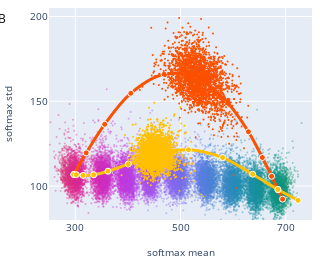

Write notebook code for a chart like this one.
### Code cell
# now also calculate mean and std (Plotly, all go.Scatter; no colorbar/legend)

base_dir = LOGITS_DIR / DATASETS[0]
base_file = sorted(base_dir.glob("logits_batch*.pt"))[0]
base_payload = torch.load(base_file, map_location="cpu")
token_labels_base = base_payload.get("token_strings") or base_payload.get("token_labels")

# Build numeric index mapping once
labels = list(token_labels_base)
numeric_pairs = [(i, int(lbl)) for i, lbl in enumerate(labels) if lbl.isdigit()]
if not numeric_pairs:
    raise ValueError("No numeric tokens found in token_labels_base.")
numeric_pairs.sort(key=lambda t: t[1])
num_indices = np.array([i for i, _ in numeric_pairs], dtype=int)
num_values = np.array([val for _, val in numeric_pairs], dtype=float)

def mean_std_over_numeric(probs: np.ndarray):
    p = probs[num_indices]
    s = p.sum()
    if s == 0:
        return np.nan, np.nan
    p = p / s
    mean = (p * num_values).sum()
    diff = num_values - mean
    var = (p * diff * diff).sum()
    return mean, np.sqrt(var)

# Compute (mean, std) for every row (use the same subsample as the InPCA plot)
means, stds = [], []
for row in probabilities_all_subset:
    m, s = mean_std_over_numeric(row)
    means.append(m); stds.append(s)

means = np.array(means)
stds = np.array(stds)

# Scatter only base datasets (drop steered dots), color by mean with continuous scale
base_mask = (labels_with_steer != label_map.get("vec", "vec")) & (
    labels_with_steer != label_map.get("spline", "spline")
)
scatter_labels = labels_with_steer[base_mask]

fig = px.scatter(
    x=means[base_mask],
    y=stds[base_mask],
    color=means[base_mask],                 # color by pointwise mean
    color_continuous_scale="Phase",
    range_color=(100, 900),
    opacity=0.4,
    labels={"x": "mean", "y": "std", "color": "mean"},
    # title="Mean/Std plane over numeric tokens",
    hover_data={"label": scatter_labels},
    render_mode="svg",                      # force go.Scatter (non-WebGL)
)
fig.update_traces(marker=dict(size=2))

# Alpha-wise centroids for steered logits and trajectories
steer_mask = ~np.isnan(alphas_all_subset)
traj_points = []
for tag in ["vec", "spline"]:
    tag_mask = steer_mask & (labels_raw_subset == tag)
    if not tag_mask.any():
        continue
    for alpha in np.unique(alphas_all_subset[tag_mask]):
        alpha_mask = tag_mask & np.isclose(alphas_all_subset, alpha)
        traj_points.append({
            "tag": tag,
            "alpha": alpha,
            "mean": float(np.mean(means[alpha_mask])),
            "std": float(np.mean(stds[alpha_mask])),
        })

traj_colors = {
    "vec": "#fa5102",       # orange
    "spline": "#ffc004",    # blue
}

for tag in ["vec", "spline"]:
    pts = sorted([p for p in traj_points if p["tag"] == tag], key=lambda x: x["alpha"])
    if not pts:
        continue
    name = f"{label_map.get(tag, tag)} trajectory"
    fig.add_trace(go.Scatter(
        x=[p["mean"] for p in pts],
        y=[p["std"] for p in pts],
        mode="lines+markers",
        name=name,
        line=dict(shape="spline", width=3, color=traj_colors.get(tag)),
        marker=dict(size=6, line=dict(width=1, color="white")),
        customdata=np.array([[p["alpha"]] for p in pts]),
        hovertemplate="alpha=%{customdata[0]:.1f}<br>mean=%{x:.3f}<br>std=%{y:.3f}<extra></extra>",
    ))

# Highlights: alpha=0.5 vector (yellow) and alpha=0.6 spline (light green)
highlight_vec_name = f"{label_map.get('vec', 'vec')} alpha=0.5"
highlight_spline_name = f"{label_map.get('spline', 'spline')} alpha=0.6"

highlight_vec_mask = (labels_raw_subset == "vec") & np.isclose(alphas_all_subset, 0.5)
if highlight_vec_mask.any():
    fig.add_trace(go.Scatter(
        x=means[highlight_vec_mask],
        y=stds[highlight_vec_mask],
        mode="markers",
        name=highlight_vec_name,
        marker=dict(size=2, color="#fa5102"),
        opacity=1.0,
    ))

highlight_spline_mask = (labels_raw_subset == "spline") & np.isclose(alphas_all_subset, 0.6)
if highlight_spline_mask.any():
    fig.add_trace(go.Scatter(
        x=means[highlight_spline_mask],
        y=stds[highlight_spline_mask],
        mode="markers",
        name=highlight_spline_name,
        marker=dict(size=2, color="#ffc004"),
        opacity=1.0,
    ))

# Draw order: base cloud first, then trajectories, then highlights
traj_names = {
    f"{label_map.get('vec', 'vec')} trajectory",
    f"{label_map.get('spline', 'spline')} trajectory",
}
traces = list(fig.data)
traj_traces = [t for t in traces if t.name in traj_names]
highlight_traces = [t for t in traces if t.name in {highlight_vec_name, highlight_spline_name}]
base_traces = [t for t in traces if t not in traj_traces and t not in highlight_traces]
fig.data = tuple(base_traces + traj_traces + highlight_traces)

fig.update_xaxes(range=[250, 750], tickvals=[300, 500, 700], ticktext=["300", "500", "700"], tickfont=dict(size=10))
fig.update_yaxes(range=[80, 205], tickvals=[100, 150, 200], ticktext=["100", "150", "200"], tickfont=dict(size=10))
# top subplot
fig.update_xaxes(title_text="softmax mean", title_font=dict(size=10))
fig.update_yaxes(title_text="softmax std", title_font=dict(size=10))

# Styling: hide colorbar and legends; set target size (≈7.7 cm x 10 cm)
fig.update_coloraxes(showscale=False)
# fig.update_layout(
#     showlegend=False,
#     width=290, height=300,   # ~7.7 cm x ~10 cm at 96 dpi
#     margin=dict(l=2, r=5, t=2, b=2),
# )
DPI = 96
PX_PER_CM = DPI / 2.54  # ~37.795

def cm_to_px(cm): 
    return cm * PX_PER_CM

fig.update_layout(
    showlegend=False,
    width=cm_to_px(7.7),
    height=cm_to_px(7.0),
    margin=dict(
        l=cm_to_px(0.2),
        r=cm_to_px(0.2),
        t=cm_to_px(0.2),
        b=cm_to_px(0.2),
    ),
)

fig.add_annotation(
    x=-0.2, y=1.0,
    xref="paper", yref="paper",
    text="B",
    showarrow=False,
    font=dict(size=12, color="black"),
    align="left",
)


fig.show()

### Figure 1 — Plotly figure (JSON) as saved in the notebook; plotly's stock layout.template omitted (floating-point values rounded to 4 significant figures; data arrays with more than 128 entries replaced by an {"elided": "..."} marker saying what was removed)
{"data": [{"customdata": {"elided": "21760x1 str values"}, "hovertemplate": "mean=%{marker.color}<br>std=%{y}<br>label=%{customdata[0]}<extra></extra>", "legendgroup": "", "marker": {"color": {"elided": "21760 float values"}, "coloraxis": "coloraxis", "opacity": 0.4, "size": 2, "symbol": "circle"}, "mode": "markers", "name": "", "orientation": "v", "showlegend": false, "type": "scatter", "x": {"elided": "21760 float values"}, "xaxis": "x", "y": {"elided": "21760 float values"}, "yaxis": "y"}, {"customdata": [[0.0], [0.1], [0.2], [0.3], [0.4], [0.5], [0.6], [0.7], [0.8], [0.9], [1.0], [1.1]], "hovertemplate": "alpha=%{customdata[0]:.1f}<br>mean=%{x:.3f}<br>std=%{y:.3f}<extra></extra>", "line": {"color": "#fa5102", "shape": "spline", "width": 3}, "marker": {"line": {"color": "white", "width": 1}, "size": 6}, "mode": "lines+markers", "name": "steering along vector trajectory", "type": "scatter", "x": [297.2, 320.7, 355.9, 405.5, 468.9, 534.2, 590.2, 629.1, 655.6, 673.2, 685.4, 694.0], "y": [106.9, 119.6, 136.4, 154.7, 165.9, 163.2, 148.8, 132.0, 116.9, 105.8, 97.82, 92.28]}, {"customdata": [[0.0], [0.1], [0.2], [0.3], [0.4], [0.5], [0.6], [0.7], [0.8], [0.9], [1.0], [1.1]], "hovertemplate": "alpha=%{customdata[0]:.1f}<br>mean=%{x:.3f}<br>std=%{y:.3f}<extra></extra>", "line": {"color": "#ffc004", "shape": "spline", "width": 3}, "marker": {"line": {"color": "white", "width": 1}, "size": 6}, "mode": "lines+markers", "name": "steering along manifold trajectory", "type": "scatter", "x": [297.3, 301.9, 314.7, 335.0, 362.1, 400.8, 452.4, 515.2, 580.0, 637.3, 685.1, 723.6], "y": [106.8, 106.8, 106.3, 106.7, 108.8, 113.1, 119.1, 121.4, 116.8, 107.0, 98.0, 91.61]}, {"marker": {"color": "#fa5102", "size": 2}, "mode": "markers", "name": "steering along vector alpha=0.5", "opacity": 1, "type": "scatter", "x": {"elided": "2396 float values"}, "y": {"elided": "2396 float values"}}, {"marker": {"color": "#ffc004", "size": 2}, "mode": "markers", "name": "steering along manifold alpha=0.6", "opacity": 1, "type": "scatter", "x": {"elided": "2431 float values"}, "y": {"elided": "2431 float values"}}], "layout": {"annotations": [{"align": "left", "font": {"color": "black", "size": 12}, "showarrow": false, "text": "B", "x": -0.2, "xref": "paper", "y": 1, "yref": "paper"}], "coloraxis": {"cmax": 900, "cmin": 100, "colorbar": {"title": {"text": "mean"}}, "colorscale": [[0, "rgb(167, 119, 12)"], [0.09091, "rgb(197, 96, 51)"], [0.1818, "rgb(217, 67, 96)"], [0.2727, "rgb(221, 38, 163)"], [0.3636, "rgb(196, 59, 224)"], [0.4545, "rgb(153, 97, 244)"], [0.5455, "rgb(95, 127, 228)"], [0.6364, "rgb(40, 144, 183)"], [0.7273, "rgb(15, 151, 136)"], [0.8182, "rgb(39, 153, 79)"], [0.9091, "rgb(119, 141, 17)"], [1, "rgb(167, 119, 12)"]], "showscale": false}, "height": 264.6, "legend": {"tracegroupgap": 0}, "margin": {"b": 7.559, "l": 7.559, "r": 7.559, "t": 7.559}, "showlegend": false, "width": 291.0, "xaxis": {"anchor": "y", "domain": [0, 1], "range": [250, 750], "tickfont": {"size": 10}, "ticktext": ["300", "500", "700"], "tickvals": [300, 500, 700], "title": {"font": {"size": 10}, "text": "softmax mean"}}, "yaxis": {"anchor": "x", "domain": [0, 1], "range": [80, 205], "tickfont": {"size": 10}, "ticktext": ["100", "150", "200"], "tickvals": [100, 150, 200], "title": {"font": {"size": 10}, "text": "softmax std"}}}}
